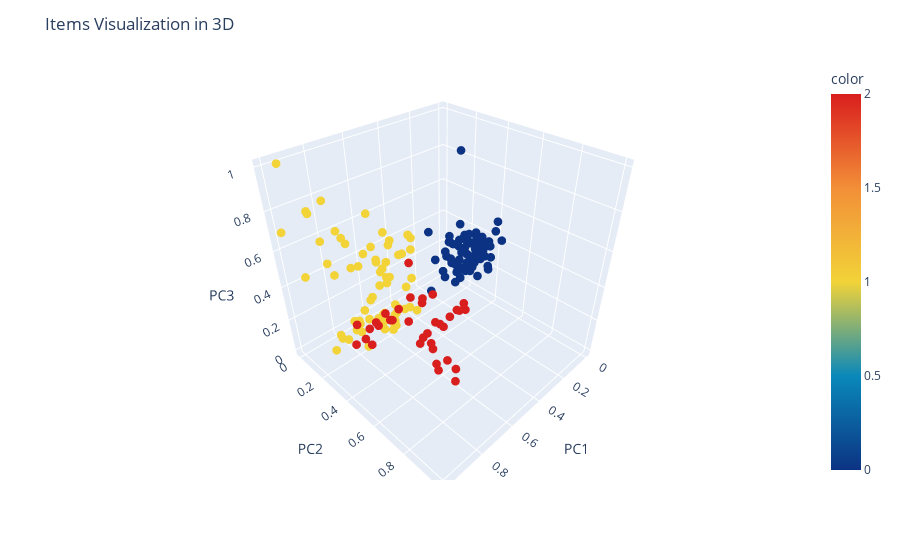

This figure's notebook cell:
### Code cell
# Plot the data in 3D
fig = px.scatter_3d(X_pca3, x='PC1', y='PC2', z='PC3', color=y, color_continuous_scale="Portland", hover_name=names)
fig.update_layout(title="Items Visualization in 3D")
fig.update_traces(marker=dict(size=3))
fig.show()

### Figure 1 — Plotly figure (JSON) as saved in the notebook; plotly's stock layout.template omitted (floating-point values rounded to 4 significant figures; data arrays with more than 128 entries replaced by an {"elided": "..."} marker saying what was removed)
{"data": [{"hovertemplate": "<b>%{hovertext}</b><br><br>PC1=%{x}<br>PC2=%{y}<br>PC3=%{z}<br>color=%{marker.color}<extra></extra>", "hovertext": {"elided": "194 str values"}, "legendgroup": "", "marker": {"color": {"elided": "194 int values"}, "coloraxis": "coloraxis", "size": 3, "symbol": "circle"}, "mode": "markers", "name": "", "scene": "scene", "showlegend": false, "type": "scatter3d", "x": {"elided": "194 float values"}, "y": {"elided": "194 float values"}, "z": {"elided": "194 float values"}}], "layout": {"coloraxis": {"colorbar": {"title": {"text": "color"}}, "colorscale": [[0, "rgb(12,51,131)"], [0.25, "rgb(10,136,186)"], [0.5, "rgb(242,211,56)"], [0.75, "rgb(242,143,56)"], [1, "rgb(217,30,30)"]]}, "legend": {"tracegroupgap": 0}, "margin": {"t": 60}, "scene": {"domain": {"x": [0, 1], "y": [0, 1]}, "xaxis": {"title": {"text": "PC1"}}, "yaxis": {"title": {"text": "PC2"}}, "zaxis": {"title": {"text": "PC3"}}}, "title": {"text": "Items Visualization in 3D"}}}
